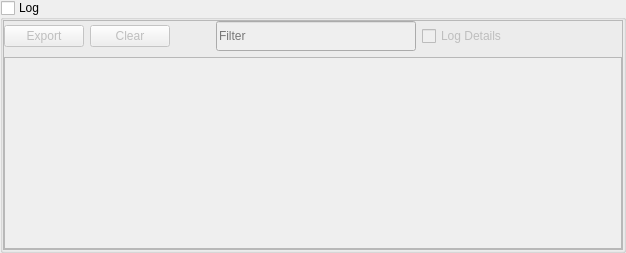
      <widget class="QGroupBox" name="group_box_log">
       <property name="enabled">
        <bool>true</bool>
       </property>
       <property name="sizePolicy">
        <sizepolicy hsizetype="Preferred" vsizetype="Preferred">
         <horstretch>0</horstretch>
         <verstretch>0</verstretch>
        </sizepolicy>
       </property>
       <property name="minimumSize">
        <size>
         <width>0</width>
         <height>0</height>
        </size>
       </property>
       <property name="layoutDirection">
        <enum>Qt::LeftToRight</enum>
       </property>
       <property name="title">
        <string>Log</string>
       </property>
       <property name="alignment">
        <set>Qt::AlignLeading|Qt::AlignLeft|Qt::AlignTop</set>
       </property>
       <property name="flat">
        <bool>false</bool>
       </property>
       <property name="checkable">
        <bool>true</bool>
       </property>
       <property name="checked">
        <bool>false</bool>
       </property>
       <layout class="QVBoxLayout" name="verticalLayout_9">
        <property name="sizeConstraint">
         <enum>QLayout::SetNoConstraint</enum>
        </property>
        <property name="leftMargin">
         <number>0</number>
        </property>
        <property name="topMargin">
         <number>0</number>
        </property>
        <property name="rightMargin">
         <number>0</number>
        </property>
        <property name="bottomMargin">
         <number>0</number>
        </property>
        <item>
         <widget class="QFrame" name="frame_log">
          <property name="sizePolicy">
           <sizepolicy hsizetype="Preferred" vsizetype="Preferred">
            <horstretch>0</horstretch>
            <verstretch>0</verstretch>
           </sizepolicy>
          </property>
          <property name="frameShape">
           <enum>QFrame::StyledPanel</enum>
          </property>
          <property name="frameShadow">
           <enum>QFrame::Raised</enum>
          </property>
          <property name="lineWidth">
           <number>1</number>
          </property>
          <property name="midLineWidth">
           <number>0</number>
          </property>
          <layout class="QVBoxLayout" name="verticalLayout_2">
           <property name="leftMargin">
            <number>0</number>
           </property>
           <property name="topMargin">
            <number>0</number>
           </property>
           <property name="rightMargin">
            <number>0</number>
           </property>
           <property name="bottomMargin">
            <number>0</number>
           </property>
           <item>
            <layout class="QHBoxLayout" name="horizontalLayout_31">
             <item>
              <widget class="QPushButton" name="push_button_export_log">
               <property name="text">
                <string>Export</string>
               </property>
              </widget>
             </item>
             <item>
              <widget class="QPushButton" name="push_button_clear_log">
               <property name="text">
                <string>Clear</string>
               </property>
              </widget>
             </item>
             <item>
              <spacer name="horizontalSpacer_19">
               <property name="orientation">
                <enum>Qt::Horizontal</enum>
               </property>
               <property name="sizeType">
                <enum>QSizePolicy::Minimum</enum>
               </property>
               <property name="sizeHint" stdset="0">
                <size>
                 <width>40</width>
                 <height>20</height>
                </size>
               </property>
              </spacer>
             </item>
             <item>
              <widget class="QLineEdit" name="line_edit_filter">
               <property name="sizePolicy">
                <sizepolicy hsizetype="Fixed" vsizetype="Fixed">
                 <horstretch>0</horstretch>
                 <verstretch>0</verstretch>
                </sizepolicy>
               </property>
               <property name="minimumSize">
                <size>
                 <width>200</width>
                 <height>30</height>
                </size>
               </property>
               <property name="maximumSize">
                <size>
                 <width>200</width>
                 <height>30</height>
                </size>
               </property>
               <property name="placeholderText">
                <string>Filter</string>
               </property>
              </widget>
             </item>
             <item>
              <widget class="QCheckBox" name="check_box_log_details">
               <property name="sizePolicy">
                <sizepolicy hsizetype="Fixed" vsizetype="Fixed">
                 <horstretch>0</horstretch>
                 <verstretch>0</verstretch>
                </sizepolicy>
               </property>
               <property name="minimumSize">
                <size>
                 <width>160</width>
                 <height>30</height>
                </size>
               </property>
               <property name="maximumSize">
                <size>
                 <width>120</width>
                 <height>30</height>
                </size>
               </property>
               <property name="text">
                <string>Log Details</string>
               </property>
               <property name="icon">
                <iconset>
                 <normaloff>icons/icon_log.png</normaloff>icons/icon_log.png</iconset>
               </property>
               <property name="tristate">
                <bool>true</bool>
               </property>
              </widget>
             </item>
             <item>
              <spacer name="horizontalSpacer_2">
               <property name="orientation">
                <enum>Qt::Horizontal</enum>
               </property>
               <property name="sizeHint" stdset="0">
                <size>
                 <width>40</width>
                 <height>20</height>
                </size>
               </property>
              </spacer>
             </item>
            </layout>
           </item>
           <item>
            <widget class="QPlainTextEdit" name="plainTextEdit">
             <property name="sizePolicy">
              <sizepolicy hsizetype="Expanding" vsizetype="Expanding">
               <horstretch>0</horstretch>
               <verstretch>0</verstretch>
              </sizepolicy>
             </property>
             <property name="font">
              <font>
               <pointsize>10</pointsize>
              </font>
             </property>
             <property name="readOnly">
              <bool>true</bool>
             </property>
            </widget>
           </item>
          </layout>
         </widget>
        </item>
       </layout>
      </widget>
